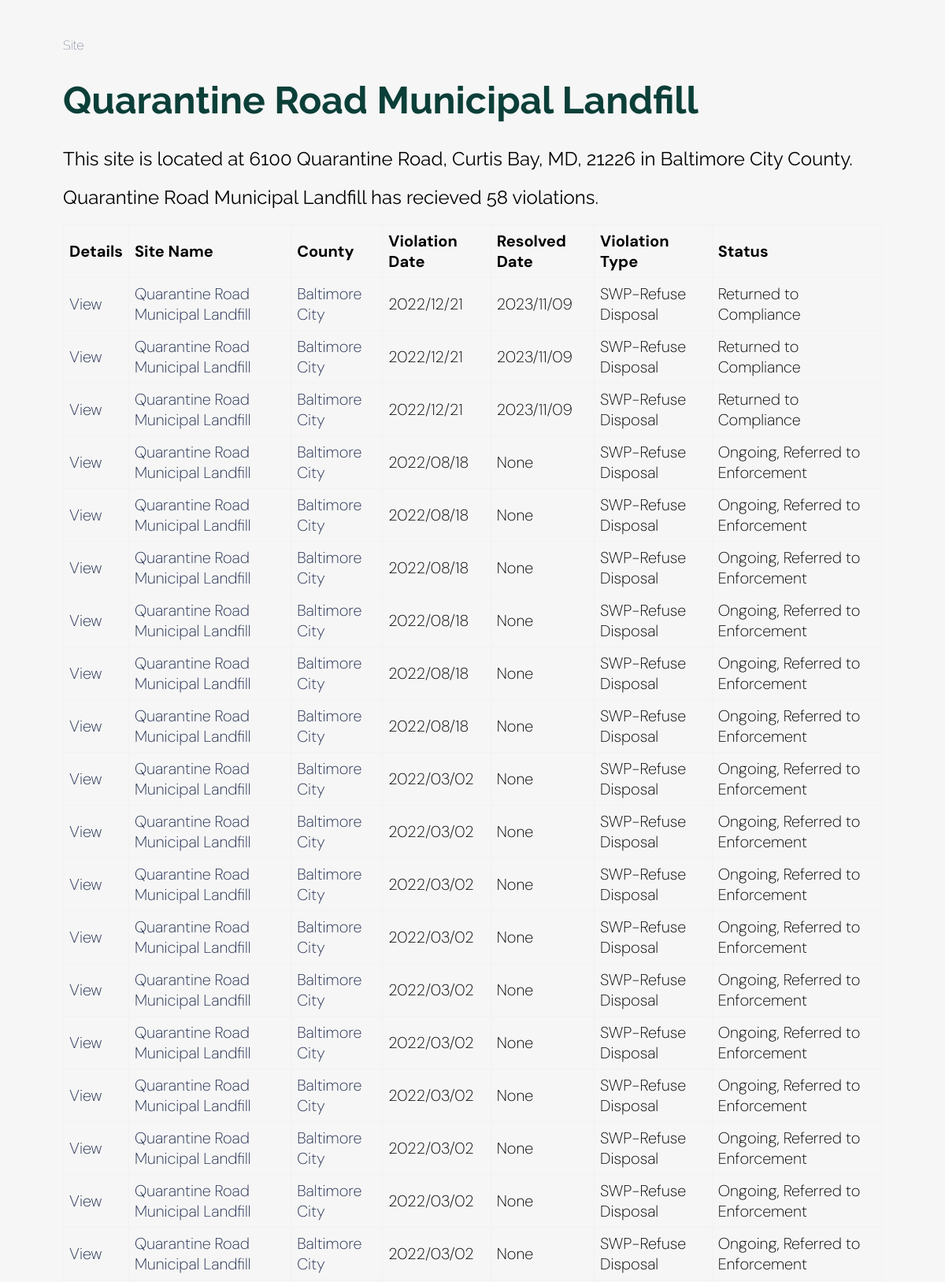
The app's page /site/13670 (upper part) with its own data.
### app.py (models this page shows)
class Violation(Model):
    site_no = CharField()
    site_name = CharField()
    street_address = CharField()
    city_state_zip = CharField()
    county = CharField()
    media = CharField()
    violation_date = DateTimeField()
    status = CharField()
    resolved_date = DateTimeField()
    uuid = CharField(primary_key=True, unique=True)
    @property
    def county_obj(self):
        return County.get(County.county == self.county)
    class Meta:
        table_name = "violations"
        database = db

### app.py (the view)
@app.route("/site/<site_no>")
def site(site_no):
    template = 'site.html'
    site_number = Violation.get(Violation.site_no == site_no)
    violation_list = Violation.select().where(
        Violation.site_no == site_no
    ).order_by(Violation.violation_date.desc())
    site_violation_count = violation_list.count()
    return render_template(template,
    site_name = site_number.site_name,
    street_address = site_number.street_address,
    county = site_number.county,
    city_state_zip = site_number.city_state_zip,
    violation_list = violation_list,
    site_violation_count = site_violation_count
    )

### templates/site.html (shortened to what this page needs)
<!doctype html>
<html>
  <head>
    <link rel="stylesheet" href="{{ url_for('static', filename='style.css') }}">
  </head>
  <body>
      <nav class="navbar navbar-expand-lg navbar-dark bg-dark">
        <a class="navbar-brand" href="/">Site</a>
      </nav>
      <div class="jumbotron">
        <div class="container">
          <h1>{{ site_name }}</h1>
          <h2>This site is located at {{ street_address }}, {{ city_state_zip }} in {{ county }} County.</h2>
          <h2>{{ site_name }} has recieved {{ site_violation_count }} violations.</h2>
          <table border=1 cellpadding=7>
            <tr>
              <th>Details</th>
              <th>Site Name</th>
              <th>County</th>
              <th>Violation Date</th>
              <th>Resolved Date</th>
              <th>Violation Type</th>
              <th>Status</th>
          </tr>
          {% for violation in violation_list %}
          <tr>
            <td><a href="{{ url_for('detail', uuid=violation.uuid) }}">View</a></td>
            <td><a href="{{ url_for('site', site_no=violation.site_no) }}">{{ violation.site_name }}</a></td>
            <td><a href="{{ url_for('county', slug=violation.county_obj.slug) }}">{{ violation.county }}</td>
            <td>{{ violation.violation_date if violation.violation_date not in ['', 'None'] else 'None' }}</td>
            <td>{{ violation.resolved_date if violation.resolved_date not in ['', 'None'] else 'None' }}</td>
            <td>{{ violation.media }}</td>
            <td>{{ violation.status }}</td>
          </tr>
          {% endfor %}
        </table>
        </div>
      </div>
  </body>
</html>

### static/style.css (style rules this page uses)
table { border-collapse:collapse; margin: 0 0 20px 0; border-width: 0; width: 100%; font-size: 20px; font-family: 'DM Sans', sans-serif; font-weight: 200; }
th { text-align:left; }
tr, td, th { border-color: #f2f2f2; }
body { height: 100%; position: relative; margin: 0; display: flex; flex-direction: column; margin: 0 auto; flex: 1 0 auto; display: inline-block; margin-left: 5em; margin-right: 5em; margin-top: 3em; font-family: 'Raleway', sans-serif; font-weight: 100; background-color: #F6F6F6; }
h1 { color: #0B3F38; font-size: 3em; }
a { text-decoration: none; color: #222e50; }
h1 { font-size: 3em; }
h2 { font-weight: normal; }

### records on screen
Violation: site_name "Quarantine Road Municipal Landfill", street_address "6100 Quarantine Road", city_state_zip "Curtis Bay, MD, 21226", county "Baltimore City"
Violation: site_name "Quarantine Road Municipal Landfill", county "Baltimore City", violation_date "2022/12/21", resolved_date "2023/11/09", media "SWP-Refuse Disposal", status "Returned to Compliance"
Violation: site_name "Quarantine Road Municipal Landfill", county "Baltimore City", violation_date "2022/12/21", resolved_date "2023/11/09", media "SWP-Refuse Disposal", status "Returned to Compliance"
Violation: site_name "Quarantine Road Municipal Landfill", county "Baltimore City", violation_date "2022/12/21", resolved_date "2023/11/09", media "SWP-Refuse Disposal", status "Returned to Compliance"
Violation: site_name "Quarantine Road Municipal Landfill", county "Baltimore City", violation_date "2022/08/18", resolved_date "None", media "SWP-Refuse Disposal", status "Ongoing, Referred to Enforcement"
Violation: site_name "Quarantine Road Municipal Landfill", county "Baltimore City", violation_date "2022/08/18", resolved_date "None", media "SWP-Refuse Disposal", status "Ongoing, Referred to Enforcement"
Violation: site_name "Quarantine Road Municipal Landfill", county "Baltimore City", violation_date "2022/08/18", resolved_date "None", media "SWP-Refuse Disposal", status "Ongoing, Referred to Enforcement"
Violation: site_name "Quarantine Road Municipal Landfill", county "Baltimore City", violation_date "2022/08/18", resolved_date "None", media "SWP-Refuse Disposal", status "Ongoing, Referred to Enforcement"
Violation: site_name "Quarantine Road Municipal Landfill", county "Baltimore City", violation_date "2022/08/18", resolved_date "None", media "SWP-Refuse Disposal", status "Ongoing, Referred to Enforcement"
Violation: site_name "Quarantine Road Municipal Landfill", county "Baltimore City", violation_date "2022/08/18", resolved_date "None", media "SWP-Refuse Disposal", status "Ongoing, Referred to Enforcement"
Violation: site_name "Quarantine Road Municipal Landfill", county "Baltimore City", violation_date "2022/03/02", resolved_date "None", media "SWP-Refuse Disposal", status "Ongoing, Referred to Enforcement"
Violation: site_name "Quarantine Road Municipal Landfill", county "Baltimore City", violation_date "2022/03/02", resolved_date "None", media "SWP-Refuse Disposal", status "Ongoing, Referred to Enforcement"
Violation: site_name "Quarantine Road Municipal Landfill", county "Baltimore City", violation_date "2022/03/02", resolved_date "None", media "SWP-Refuse Disposal", status "Ongoing, Referred to Enforcement"
Violation: site_name "Quarantine Road Municipal Landfill", county "Baltimore City", violation_date "2022/03/02", resolved_date "None", media "SWP-Refuse Disposal", status "Ongoing, Referred to Enforcement"
Violation: site_name "Quarantine Road Municipal Landfill", county "Baltimore City", violation_date "2022/03/02", resolved_date "None", media "SWP-Refuse Disposal", status "Ongoing, Referred to Enforcement"
Violation: site_name "Quarantine Road Municipal Landfill", county "Baltimore City", violation_date "2022/03/02", resolved_date "None", media "SWP-Refuse Disposal", status "Ongoing, Referred to Enforcement"
Violation: site_name "Quarantine Road Municipal Landfill", county "Baltimore City", violation_date "2022/03/02", resolved_date "None", media "SWP-Refuse Disposal", status "Ongoing, Referred to Enforcement"
Violation: site_name "Quarantine Road Municipal Landfill", county "Baltimore City", violation_date "2022/03/02", resolved_date "None", media "SWP-Refuse Disposal", status "Ongoing, Referred to Enforcement"
Violation: site_name "Quarantine Road Municipal Landfill", county "Baltimore City", violation_date "2022/03/02", resolved_date "None", media "SWP-Refuse Disposal", status "Ongoing, Referred to Enforcement"
Violation: site_name "Quarantine Road Municipal Landfill", county "Baltimore City", violation_date "2022/03/02", resolved_date "None", media "SWP-Refuse Disposal", status "Ongoing, Referred to Enforcement"

### other values on screen
{{ site_violation_count }} "58"
